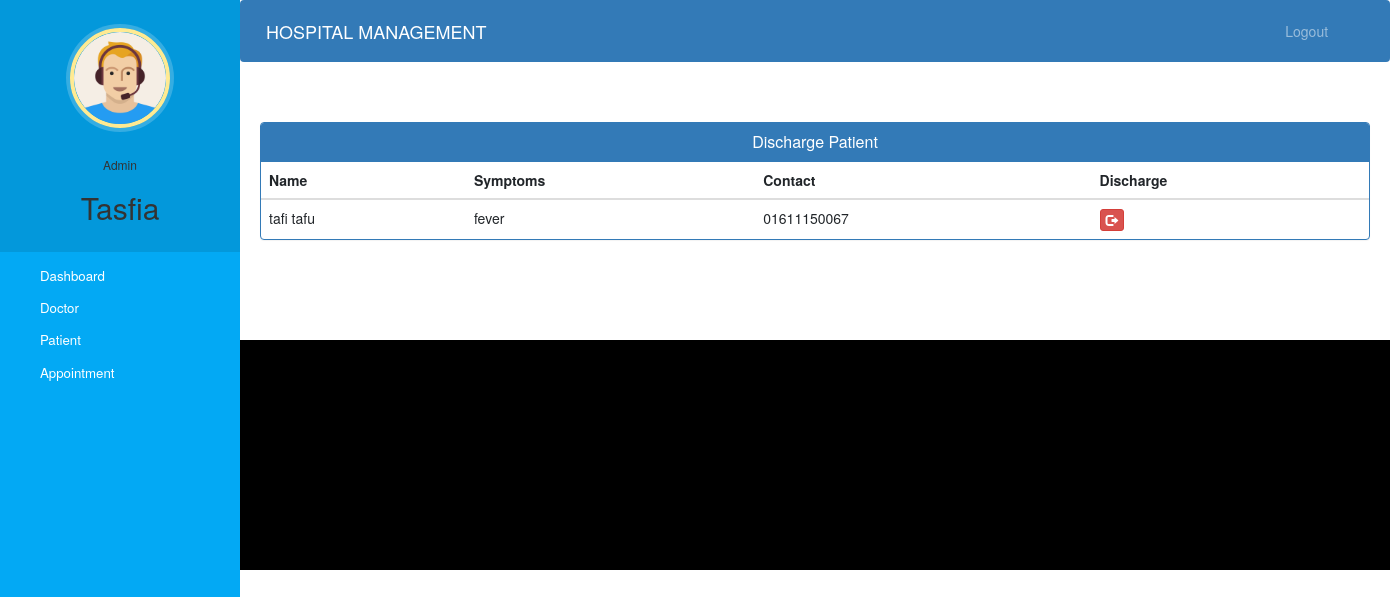
Screenshot of /admin-discharge-patient (signed in) with the database file from the repository.
### hospital/models.py (models this page shows, shortened)
class Patient(models.Model):
    user=models.OneToOneField(User,on_delete=models.CASCADE)
    profile_pic= models.ImageField(upload_to='profile_pic/PatientProfilePic/',null=True,blank=True)
    address = models.CharField(max_length=40)
    mobile = models.CharField(max_length=20,null=False)
    symptoms = models.CharField(max_length=100,null=False)
    assignedDoctorId = models.PositiveIntegerField(null=True)
    admitDate=models.DateField(auto_now=True)
    status=models.BooleanField(default=False)
    @property
    def get_name(self):
        return self.user.first_name+" "+self.user.last_name

### hospital/views.py (the view)
# urls.py: path('admin-discharge-patient', views.admin_discharge_patient_view,name='admin-discharge-patient'),
@login_required(login_url='adminlogin')
@user_passes_test(is_admin)
def admin_discharge_patient_view(request):
    patients=models.Patient.objects.all().filter(status=True)
    return render(request,'hospital/admin_discharge_patient.html',{'patients':patients})

### hospital/views.py (called while the page is built)
def is_admin(user):
    return user.groups.filter(name='ADMIN').exists()

### templates/hospital/admin_discharge_patient.html (shortened to what this page needs)
{% extends 'hospital/admin_base.html' %}
{% block content %}
<head>
  <link href="//netdna.bootstrapcdn.com/bootstrap/3.0.0/css/bootstrap.min.css" rel="stylesheet" id="bootstrap-css">
</head>
<div class="container">
  <div class="panel panel-primary">
    <div class="panel-heading">
      <h6 class="panel-title">Discharge Patient</h6>
    </div>
    <table class="table table-hover" id="dev-table">
      <thead>
        <tr>
          <th>Name</th>
          <th>Symptoms</th>
          <th>Contact</th>
          <th>Discharge</th>
        </tr>
      </thead>
      {% for p in patients %}
      <tr>
        <td> {{p.get_name}}</td>
        <td>{{p.symptoms}}</td>
        <td>{{p.mobile}}</td>
        <td><a class="btn btn-danger btn-xs" href="{% url 'discharge-patient' p.id  %}"><span class="glyphicon glyphicon-log-out"></span></a></td>
      </tr>
      {% endfor %}
    </table>
  </div>
</div>
{% endblock content %}

### templates/hospital/admin_base.html (shortened to what this page needs)
<!DOCTYPE html>
{% load static %}
<html lang="en">
<head>
  <link rel="stylesheet" href="https://stackpath.bootstrapcdn.com/bootstrap/4.3.1/css/bootstrap.min.css">
  <link rel="stylesheet" href="https://maxcdn.bootstrapcdn.com/font-awesome/4.7.0/css/font-awesome.min.css">
  <link rel="stylesheet" href="{% static '/style.css' %}">
</head>
<body>
  <nav class="menu" tabindex="0">
    <header class="avatar">
      <img src="{% static "images/adminpropic.png" %}" />
      <br><br>
      <h6>Admin</h6>
      <h2>{{request.user.first_name}}</h2>
    </header>
    <ul>
      <li tabindex="0" class="icon-dashboard"> <a style="color:white; text-decoration:none;" href="/admin-dashboard"><span>Dashboard</span></a> </li>
      <li tabindex="0" class="icon-customers"> <a style="color:white; text-decoration:none;" href="/admin-doctor"><span>Doctor</span></a></li>
      <li tabindex="0" class="icon-users"> <a style="color:white; text-decoration:none;" href="/admin-patient"><span>Patient</span></a></li>
      <li tabindex="0" class="icon-calendar"> <a style="color:white; text-decoration:none;" href="/admin-appointment"><span>Appointment</span></a></li>
    </ul>
  </nav>
  <main>
    <div class="bs-example">
      <nav class="navbar navbar-expand-md  navbar-dark fixed-top" style="background:#337AB7;">
        <a href="/admin-dashboard" class="navbar-brand">HOSPITAL MANAGEMENT</a>
        <div class="collapse navbar-collapse justify-content-between" id="navbarCollapse">
          <div class="navbar-nav" style=" margin-left: 90%;">
            <a href="/logout" class="nav-item nav-link">Logout</a>
          </div>
        </div>
      </nav>
    </div>
    <br><br>
    {% block content %}
    {% endblock content %}
    <br><br><br><br>
    <footer>
      <br>
      <div class="container">
        <div class="row">
          <div class="col-md-12 col-sm-12">
          </div>
        </div>
      </div>
    </footer>
  </main>
</body>
</html>

### static/style.css (style rules this page uses)
body { padding-left: 240px; }
main { position: relative; height: 100vh; }
.menu { background: #5bc995; height: 100vh; width: 240px; position: fixed; top: 0px; left: 0; z-index: 5; outline: none; }
.menu .avatar { background: rgba(0, 0, 0, 0.1); padding: 2em 0.5em; text-align: center; }
.menu .avatar img { width: 100px; border-radius: 50%; overflow: hidden; border: 4px solid #ffea92; box-shadow: 0 0 0 4px rgba(255, 255, 255, 0.2); }
.menu .avatar h2 { font-weight: normal; margin-bottom: 0; }
.menu ul { list-style: none; padding: 0.5em 0; margin: 0; }
.menu ul li { padding: 0.5em 1em 0.5em 3em; font-size: 0.95em; font-weight: regular; background-repeat: no-repeat; background-position: left 15px center; background-size: auto 20px; transition: all 0.15s linear; cursor: pointer; }
.menu ul li.icon-dashboard { background-image: url("http://www.entypo.com/images//gauge.svg"); }
.menu ul li.icon-customers { background-image: url("http://www.entypo.com/images//briefcase.svg"); }
.menu ul li.icon-users { background-image: url("http://www.entypo.com/images//users.svg"); }
.menu ul li.icon-calendar { background-image: url("http://www.entypo.com/images//calendar.svg"); }

### templates/hospital/admin_base.html (style rules this page uses)
a:link { text-decoration: none; }
a { color: white; }
footer { padding: 0px 0px 0px 0px; background-color: black; margin: 0px; }
body { padding-left: 240px; }
main { position: relative; height: 100vh; }
.menu { background: #03a9f4; height: 100vh; width: 240px; position: fixed; top: 0px; left: 0; z-index: 5; outline: none; }
.menu .avatar { background: rgba(0, 0, 0, 0.1); padding: 2em 0.5em; text-align: center; }
.menu .avatar img { width: 100px; border-radius: 50%; overflow: hidden; border: 4px solid #ffea92; box-shadow: 0 0 0 4px rgba(255, 255, 255, 0.2); }
.menu .avatar h2 { font-weight: normal; margin-bottom: 0; }
.menu ul { list-style: none; padding: 0.5em 0; margin: 0; }
.menu ul li { padding: 0.5em 1em 0.5em 3em; font-size: 0.95em; font-weight: regular; background-repeat: no-repeat; background-position: left 15px center; background-size: auto 20px; transition: all 0.15s linear; cursor: pointer; }
.menu ul li.icon-dashboard { background-image: url("http://www.entypo.com/images//gauge.svg"); }
.menu ul li.icon-customers { background-image: url("http://www.entypo.com/images//briefcase.svg"); }
.menu ul li.icon-users { background-image: url("http://www.entypo.com/images//users.svg"); }
.menu ul li.icon-calendar { background-image: url("http://www.entypo.com/images//calendar.svg"); }

### templates/hospital/admin_discharge_patient.html (style rules this page uses)
a:link { text-decoration: none; }
h6 { text-align: center; }
.row { margin: 100px; }

### rows the page displays
Patient: get_name "tafi tafu", symptoms "fever", mobile "01611150067"

### other values shown
{{ request.user.first_name }} "Tasfia"
